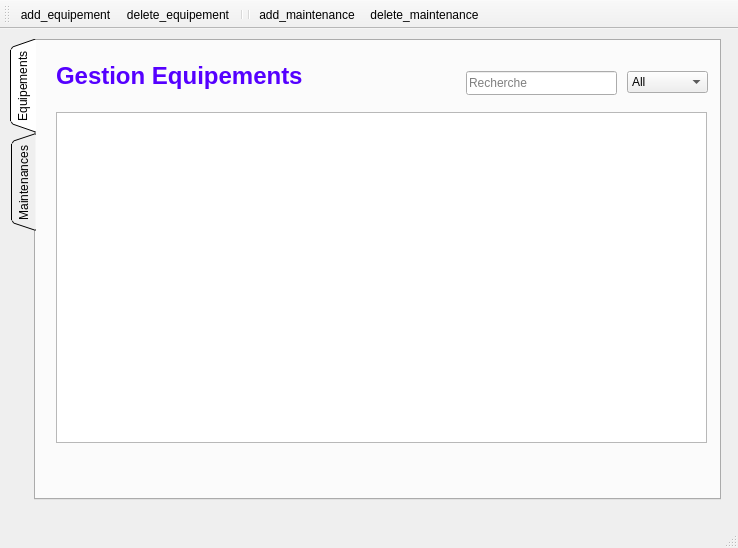
<?xml version="1.0" encoding="UTF-8"?>
<ui version="4.0">
 <class>gestion_wael</class>
 <widget class="QMainWindow" name="gestion_wael">
  <property name="geometry">
   <rect>
    <x>0</x>
    <y>0</y>
    <width>738</width>
    <height>548</height>
   </rect>
  </property>
  <property name="windowTitle">
   <string>MainWindow</string>
  </property>
  <widget class="QWidget" name="centralwidget">
   <widget class="QTabWidget" name="tabWidget">
    <property name="geometry">
     <rect>
      <x>10</x>
      <y>10</y>
      <width>711</width>
      <height>461</height>
     </rect>
    </property>
    <property name="tabPosition">
     <enum>QTabWidget::West</enum>
    </property>
    <property name="tabShape">
     <enum>QTabWidget::Triangular</enum>
    </property>
    <property name="currentIndex">
     <number>0</number>
    </property>
    <widget class="QWidget" name="tab">
     <attribute name="title">
      <string>Equipements</string>
     </attribute>
     <widget class="QLineEdit" name="rech_equipement">
      <property name="geometry">
       <rect>
        <x>430</x>
        <y>30</y>
        <width>151</width>
        <height>24</height>
       </rect>
      </property>
      <property name="placeholderText">
       <string>Recherche</string>
      </property>
      <property name="clearButtonEnabled">
       <bool>true</bool>
      </property>
     </widget>
     <widget class="QTableView" name="table_equipement">
      <property name="geometry">
       <rect>
        <x>20</x>
        <y>71</y>
        <width>651</width>
        <height>331</height>
       </rect>
      </property>
      <property name="styleSheet">
       <string notr="true"/>
      </property>
      <property name="sortingEnabled">
       <bool>true</bool>
      </property>
      <attribute name="horizontalHeaderCascadingSectionResizes">
       <bool>true</bool>
      </attribute>
      <attribute name="horizontalHeaderShowSortIndicator" stdset="0">
       <bool>true</bool>
      </attribute>
      <attribute name="horizontalHeaderStretchLastSection">
       <bool>false</bool>
      </attribute>
     </widget>
     <widget class="QLabel" name="label">
      <property name="geometry">
       <rect>
        <x>20</x>
        <y>20</y>
        <width>261</width>
        <height>31</height>
       </rect>
      </property>
      <property name="text">
       <string>&lt;html&gt;&lt;head/&gt;&lt;body&gt;&lt;p&gt;&lt;span style=&quot; font-size:18pt; font-weight:600; color:#5500ff;&quot;&gt;Gestion Equipements&lt;/span&gt;&lt;/p&gt;&lt;/body&gt;&lt;/html&gt;</string>
      </property>
     </widget>
     <widget class="QComboBox" name="equipement_sel_col">
      <property name="geometry">
       <rect>
        <x>591</x>
        <y>30</y>
        <width>81</width>
        <height>22</height>
       </rect>
      </property>
      <item>
       <property name="text">
        <string>All</string>
       </property>
      </item>
      <item>
       <property name="text">
        <string>ID</string>
       </property>
      </item>
      <item>
       <property name="text">
        <string>Nom</string>
       </property>
      </item>
      <item>
       <property name="text">
        <string>Date Achat</string>
       </property>
      </item>
      <item>
       <property name="text">
        <string>Prix</string>
       </property>
      </item>
      <item>
       <property name="text">
        <string>Etat</string>
       </property>
      </item>
     </widget>
    </widget>
    <widget class="QWidget" name="tab_2">
     <attribute name="title">
      <string>Maintenances</string>
     </attribute>
     <widget class="QTableView" name="table_maintenance">
      <property name="geometry">
       <rect>
        <x>10</x>
        <y>70</y>
        <width>651</width>
        <height>341</height>
       </rect>
      </property>
      <property name="selectionMode">
       <enum>QAbstractItemView::ExtendedSelection</enum>
      </property>
      <property name="sortingEnabled">
       <bool>true</bool>
      </property>
      <attribute name="horizontalHeaderShowSortIndicator" stdset="0">
       <bool>false</bool>
      </attribute>
     </widget>
     <widget class="QLabel" name="label_4">
      <property name="geometry">
       <rect>
        <x>30</x>
        <y>20</y>
        <width>211</width>
        <height>31</height>
       </rect>
      </property>
      <property name="text">
       <string>&lt;html&gt;&lt;head/&gt;&lt;body&gt;&lt;p&gt;&lt;span style=&quot; font-size:18pt; font-weight:600; color:#5500ff;&quot;&gt;Gestion Zones&lt;/span&gt;&lt;/p&gt;&lt;/body&gt;&lt;/html&gt;</string>
      </property>
     </widget>
     <widget class="QLineEdit" name="rech_maintenance">
      <property name="geometry">
       <rect>
        <x>430</x>
        <y>30</y>
        <width>141</width>
        <height>24</height>
       </rect>
      </property>
      <property name="placeholderText">
       <string>Recherche</string>
      </property>
      <property name="clearButtonEnabled">
       <bool>true</bool>
      </property>
     </widget>
     <widget class="QComboBox" name="maintenance_sel_col">
      <property name="geometry">
       <rect>
        <x>580</x>
        <y>30</y>
        <width>81</width>
        <height>22</height>
       </rect>
      </property>
      <item>
       <property name="text">
        <string>All</string>
       </property>
      </item>
      <item>
       <property name="text">
        <string>ID</string>
       </property>
      </item>
      <item>
       <property name="text">
        <string>Equipement</string>
       </property>
      </item>
      <item>
       <property name="text">
        <string>Duree</string>
       </property>
      </item>
      <item>
       <property name="text">
        <string>Total</string>
       </property>
      </item>
      <item>
       <property name="text">
        <string>Type Panne</string>
       </property>
      </item>
     </widget>
     <widget class="QPushButton" name="pushButton_2">
      <property name="geometry">
       <rect>
        <x>180</x>
        <y>420</y>
        <width>281</width>
        <height>23</height>
       </rect>
      </property>
      <property name="text">
       <string>Imprimer</string>
      </property>
     </widget>
    </widget>
   </widget>
  </widget>
  <widget class="QMenuBar" name="menubar">
   <property name="geometry">
    <rect>
     <x>0</x>
     <y>0</y>
     <width>738</width>
     <height>22</height>
    </rect>
   </property>
  </widget>
  <widget class="QStatusBar" name="statusbar"/>
  <widget class="QToolBar" name="toolBar">
   <property name="windowTitle">
    <string>toolBar</string>
   </property>
   <attribute name="toolBarArea">
    <enum>TopToolBarArea</enum>
   </attribute>
   <attribute name="toolBarBreak">
    <bool>false</bool>
   </attribute>
   <addaction name="actionadd_equipement"/>
   <addaction name="actiondelete_equipement"/>
   <addaction name="separator"/>
   <addaction name="separator"/>
   <addaction name="actionadd_maintenance"/>
   <addaction name="actiondelete_maintenance"/>
  </widget>
  <action name="actionadd_equipement">
   <property name="icon">
    <iconset resource="Resources.qrc">
     <normaloff>:/res/img/Add-icon.png</normaloff>:/res/img/Add-icon.png</iconset>
   </property>
   <property name="text">
    <string>add_equipement</string>
   </property>
   <property name="shortcut">
    <string>Ctrl+A</string>
   </property>
  </action>
  <action name="actiondelete_equipement">
   <property name="icon">
    <iconset resource="Resources.qrc">
     <normaloff>:/res/img/delete-icon.png</normaloff>:/res/img/delete-icon.png</iconset>
   </property>
   <property name="text">
    <string>delete_equipement</string>
   </property>
   <property name="shortcut">
    <string>Ctrl+D</string>
   </property>
  </action>
  <action name="actionadd_maintenance">
   <property name="text">
    <string>add_maintenance</string>
   </property>
   <property name="shortcut">
    <string>Ctrl+Shift+A</string>
   </property>
  </action>
  <action name="actiondelete_maintenance">
   <property name="text">
    <string>delete_maintenance</string>
   </property>
   <property name="shortcut">
    <string>Ctrl+Shift+D</string>
   </property>
  </action>
 </widget>
 <resources>
  <include location="Resources.qrc"/>
 </resources>
 <connections/>
</ui>
